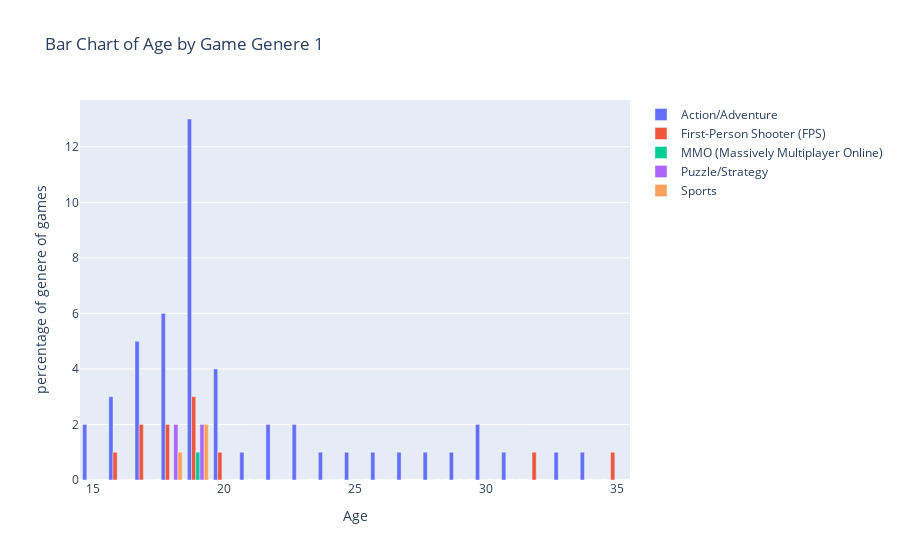

Notebook cell for this chart:
### Markdown cell above
<div 
style="
/* color:white;
background-color:#141414; */
color:black;
background-color:#d9d9d9;
border-radius:10px;
padding:1%;
font-size:1em;
border: 1px solid #3f37c9;
"> 
🔎 <b>We can see that:</b>
<ul>
    <li>People from ages 15 to 20 play games the most.</li>
</ul></div>

### Code cell
age_col = df_coloumns[0]  # Age column
genere_col = df_coloumns[10]  # genere column

# Group by Age and genere, and count the percentage of occurrences
genere_counts = df.groupby([age_col, genere_col]).size().fillna(0).unstack()
genere_counts = (genere_counts*100)//df.shape[0]

# Create the figure
fig = go.Figure()

# Add bars for each genere as separate traces, creating a stacked effect
for genere in genere_counts.columns:
    fig.add_trace(
        go.Bar(
            x=genere_counts.index,
            y=genere_counts[genere],
            name=str(genere)
        )
    )

# Update layout with stacked option
fig.update_layout(
    title_text=f'Bar Chart of {age_col} by {genere_col}',
    xaxis_title='Age',
    yaxis_title='percentage of genere of games',
    hovermode='x',  # Enable hover interaction

)

fig.show()

### Figure 1 — Plotly figure (JSON) as saved in the notebook; plotly's stock layout.template omitted (floating-point values rounded to 4 significant figures)
{"data": [{"name": "Action/Adventure", "type": "bar", "x": [15, 16, 17, 18, 19, 20, 21, 22, 23, 24, 25, 26, 27, 28, 29, 30, 31, 32, 33, 34, 35], "y": [2, 3, 5, 6, 13, 4, 1, 2, 2, 1, 1, 1, 1, 1, 1, 2, 1, 0, 1, 1, 0]}, {"name": "First-Person Shooter (FPS)", "type": "bar", "x": [15, 16, 17, 18, 19, 20, 21, 22, 23, 24, 25, 26, 27, 28, 29, 30, 31, 32, 33, 34, 35], "y": [0, 1, 2, 2, 3, 1, 0, 0, 0, 0, 0, 0, 0, 0, 0, 0, null, 1, 0, 0, 1]}, {"name": "MMO (Massively Multiplayer Online)", "type": "bar", "x": [15, 16, 17, 18, 19, 20, 21, 22, 23, 24, 25, 26, 27, 28, 29, 30, 31, 32, 33, 34, 35], "y": [0, 0, 0, 0, 1, 0, null, 0, 0, 0, null, null, null, 0, null, 0, null, null, 0, null, null]}, {"name": "Puzzle/Strategy", "type": "bar", "x": [15, 16, 17, 18, 19, 20, 21, 22, 23, 24, 25, 26, 27, 28, 29, 30, 31, 32, 33, 34, 35], "y": [0, 0, 0, 2, 2, 0, 0, 0, 0, 0, 0, 0, null, null, 0, null, 0, null, 0, 0, 0]}, {"name": "Sports", "type": "bar", "x": [15, 16, 17, 18, 19, 20, 21, 22, 23, 24, 25, 26, 27, 28, 29, 30, 31, 32, 33, 34, 35], "y": [0, 0, 0, 1, 2, 0, null, 0, null, 0, 0, 0, null, 0, null, 0, null, 0, 0, 0, null]}], "layout": {"hovermode": "x", "title": {"text": "Bar Chart of Age by Game Genere 1"}, "xaxis": {"title": {"text": "Age"}}, "yaxis": {"title": {"text": "percentage of genere of games"}}}}
